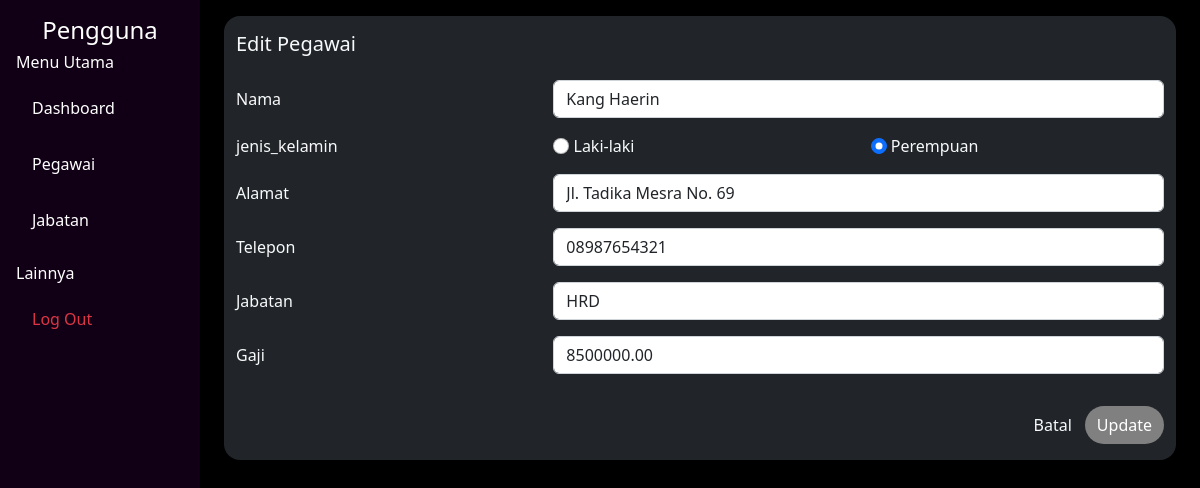
Screenshot of /pages/edit_pegawai.php?id=5 with the database file from the repository.
### tables this page shows
CREATE TABLE `pegawai` (
  `id` int(11) NOT NULL,
  `nama` varchar(100) NOT NULL,
  `jenis_kelamin` enum('L','P') DEFAULT NULL,
  `alamat` varchar(255) DEFAULT NULL,
  `telepon` varchar(15) DEFAULT NULL,
  `jabatan_id` int(11) DEFAULT NULL,
  `gaji` decimal(15,2) NOT NULL
);

### pages/edit_pegawai.php (the view, shortened to what this page needs)
<?php
include '../koneksi/db.php';
$id = $_GET['id'];
$sql = "SELECT * FROM Pegawai WHERE id=$id";
$result = $conn->query($sql);
if ($result && $result->num_rows > 0) {
    $row = $result->fetch_assoc();
} else {
    echo "No employee found with ID $id";
    exit;
}
?>
<!DOCTYPE html>
<html lang="en">
<head>
    <link href="../css/bootstrap.min.css" rel="stylesheet" />
    <link href="../css/styles.css" rel="stylesheet" />
</head>
<body class="bg-data">
<div class="container-fluid">
    <div class="row">
        <?php
        require_once('_sidebar.php');
        ?>
        <main class="col-md-10 ms-auto px-4">
            <div id="pegawai">
                <div class="container-md bg-dark text-light rounded-4 mt-3">
                    <form method="POST" enctype="multipart/form-data">
                        <div class="row py-3">
                            <div class="col-lg-12 text-light">
                                <h5>Edit Pegawai</h5>
                            </div>
                        </div>
                        <div class="row mb-3 align-items-center">
                            <div class="col-lg-4">
                                Nama
                            </div>
                            <div class="col-lg-8">
                                <input type="text" class="form-control" id="nama" name="nama" value="<?php echo $row['nama']; ?>" required>
                            </div>
                        </div>
                        <div class="row mb-3 align-items-center">
                            <div class="col-lg-4">
                                jenis_kelamin
                            </div>
                            <div class="col-lg-4">
                                <input class="form-check-input" type="radio" name="jenis_kelamin" id="laki_laki" value="L" <?php echo ($row['jenis_kelamin'] == 'L') ? 'checked' : ''; ?> required>
                                <label class="form-check-label" for="laki_laki">Laki-laki</label>
                            </div>
                            <div class="col-lg-4">
                                <input class="form-check-input" type="radio" name="jenis_kelamin" id="perempuan" value="P" <?php echo ($row['jenis_kelamin'] == 'P') ? 'checked' : ''; ?> required>
                                <label class="form-check-label" for="perempuan">Perempuan</label>
                            </div>
                        </div>
                        <div class="row mb-3 align-items-center">
                            <div class="col-lg-4">
                                Alamat
                            </div>
                            <div class="col-lg-8">
                                <input type="text" class="form-control" id="alamat" name="alamat" value="<?php echo $row['alamat']; ?>" required>
                            </div>
                        </div>
                        <div class="row mb-3 align-items-center">
                            <div class="col-lg-4">
                                Telepon
                            </div>
                            <div class="col-lg-8">
                                <input type="text" class="form-control" id="telepon" name="telepon" value="<?php echo $row['telepon']; ?>" required>
                            </div>
                        </div>
                        <div class="row mb-3 align-items-center">
                            <div class="col-lg-4">
                                Jabatan
                            </div>
                            <div class="col-lg-8">
                                <select class="form-control" id="jabatan_id" name="jabatan_id" required>
                                    <?php
                                    $sql = "SELECT * FROM Jabatan";
                                    $result = $conn->query($sql);
                                    if ($result->num_rows > 0) {
                                        while($row_jabatan = $result->fetch_assoc()) {
                                            $selected = ($row_jabatan['id'] == $row['jabatan_id']) ? 'selected' : '';
                                            echo "<option value='{$row_jabatan['id']}' $selected>{$row_jabatan['nama_jabatan']}</option>";
                                        }
                                    }
                                    ?>
                                </select>
                            </div>
                        </div>
                        <div class="row mb-3 align-items-center">
                            <div class="col-lg-4">
                                Gaji
                            </div>
                            <div class="col-lg-8">
                                <input type="text" class="form-control" id="gaji" name="gaji" value="<?php echo $row['gaji']; ?>" required>
                            </div>
                        </div>
                        <div class="d-flex justify-content-end py-3">
                            <button type="button" class="btn text-decoration-none text-light" onclick="window.location.href='pegawai.php';">Batal</button>
                            <input type="submit" name="UpdatePegawai" class="btn btn-primary" value="Update" style="border: none; border-radius: 30px; background-color: grey;">
                        </div>
                    </form>
                </div>
            </div>
        </main>
    </div>
</div>
</body>
</html>

### css/styles.css (style rules this page uses)
.bg-data { background-color: black; }

### rows the page displays
pegawai: nama "Kang Haerin", jenis_kelamin "☐ Laki-laki", jenis_kelamin "☑ Perempuan", alamat "Jl. Tadika Mesra No. 69", telepon "08987654321", gaji "8500000.00"

### other values shown
form field jabatan_id "HRD"
